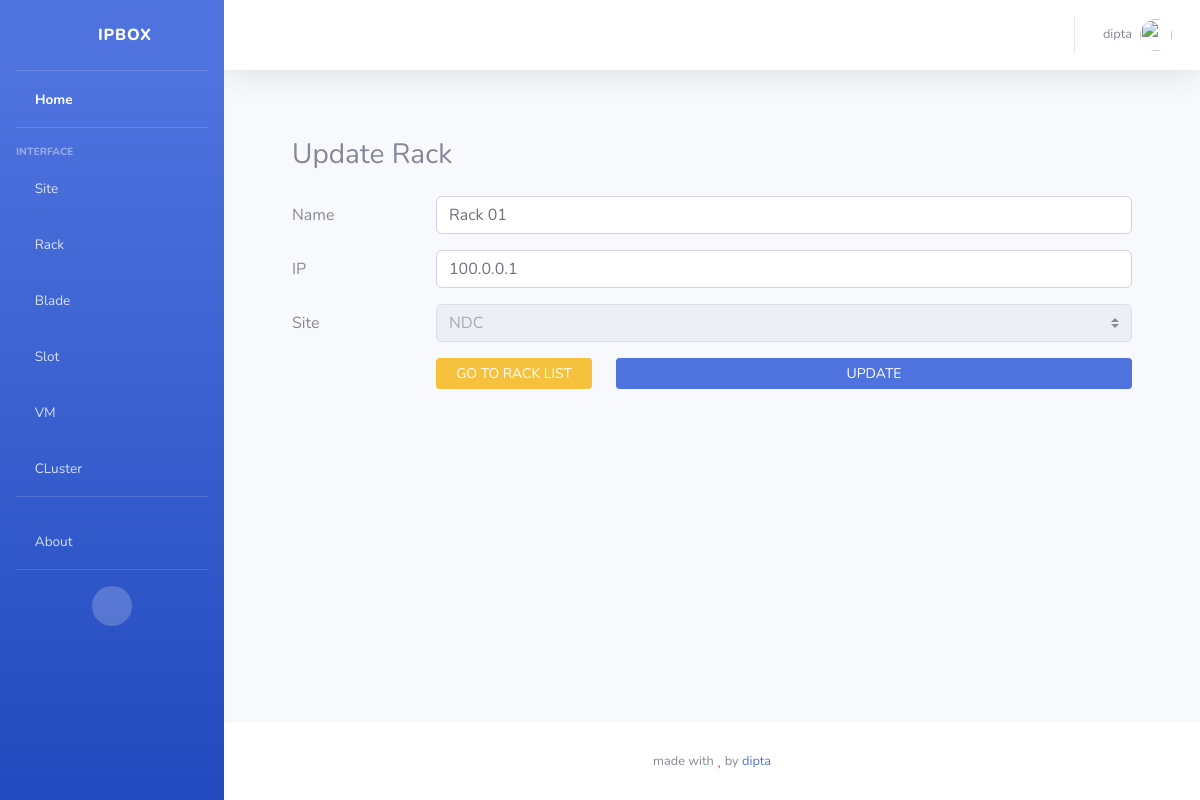
The page /racks/update/1 (signed in) on the database its author committed.
### rackapp/models.py (models this page shows, shortened)
class Rack(models.Model):
  name  = models.CharField(max_length=128)
  ip    = models.GenericIPAddressField()
  site  = models.ForeignKey(Site, related_name="racks", on_delete=models.CASCADE)
  class Meta:
    verbose_name_plural = "Racks"

### siteapp/models.py (models this page shows, shortened)
class Site(models.Model):
  name = models.CharField(max_length=128)
  class Meta:
    verbose_name_plural = "Sites"

### rackapp/views.py (the view, shortened to what this page needs)
# urls.py: path('update/<id>', views.rackUpdate, name='rack_update'),
@login_required(login_url='accountsapp:login')
def rackUpdate(request, id):
  if not adminUser(request.user):
    return HttpResponseRedirect(reverse('homepage'))
  rack = Rack.objects.get(pk=id)
  context = {
    'rack': rack,
    'sites': Site.objects.all()
  }
  return render(request, 'rackapp/rack_update.html', context=context)

### accounts/views.py (called while the page is built)
def generalUser(user):
    res = False
    try:
        if user is None:
            raise ValueError('User Not Found!')
        if not user.is_active:
            raise ValueError('User Not Active!')
        if user.is_authenticated:
            res = True
    except Exception as err:
        pass
    return res

def adminUser(user):
    res = False
    try:
        if generalUser(user):
            if user.is_superuser or user.is_staff:
                res = True
    except Exception as err:
        pass
    return res

### rackapp/templates/rackapp/rack_update.html (shortened to what this page needs)
{% extends 'sbadmin/base.html' %} {% load static %} {% block content %}
<div class="card-body">
  <div class="container my-4">
    <h3 class="my-4">Update Rack</h3>
    <form method="POST" action="{% url 'rackapp:rack_update' rack.id %}">
      <div class="form-group row">
        <label for="rackname" class="col-sm-2 col-form-label">Name</label>
        <div class="col">
          <input
            type="text"
            class="form-control"
            value="{{ rack.name }}"
            id="rackname"
            name="rackname"
            required
          />
        </div>
      </div>
      <div class="form-group row">
        <label for="rackip" class="col-sm-2 col-form-label">IP</label>
        <div class="col">
          <input
            type="text"
            class="form-control"
            value="{{ rack.ip }}"
            id="rackip"
            name="rackip"
            required
          />
        </div>
      </div>
      <div class="form-group row">
        <label for="site" class="col-sm-2 col-form-label">Site</label>
        <div class="col">
          <select class="custom-select" id="site" name="site" disabled required>
            {% for site in sites %}
              <option value="{{ site.id }}" {% if rack.site.id == site.id %} selected {% endif %}>{{ site.name }}</option>
            {% endfor %}
          </select>
        </div>
      </div>
      <div class="form-group row">
        <div class="col-sm-2"></div>
        <div class="col">
          <div class="row">
            <div class="col-3">
              <a href="{% url 'rackapp:racks' %}" class="btn btn-warning btn-sm btn-block"
                >GO TO RACK LIST</a
              >
            </div>
            <div class="col">
              <button type="submit" class="btn btn-primary btn-sm btn-block">
                UPDATE
              </button>
            </div>
          </div>
        </div>
      </div>
    </form>
  </div>
</div>
{% endblock content %}

### templates/sbadmin/components/navbar.html (shortened to what this page needs)
{% load static %}
<nav class="navbar navbar-expand navbar-light bg-white topbar mb-4 static-top shadow">
  <ul class="navbar-nav ml-auto">
    {% if user.is_authenticated %}
    <li class="nav-item dropdown no-arrow">
      <a
        class="nav-link dropdown-toggle"
        href="#"
        id="userDropdown"
        role="button"
        data-toggle="dropdown"
        aria-haspopup="true"
        aria-expanded="false"
      >
        <span class="mr-2 d-none d-lg-inline text-gray-600 small">
          {{user.username}}
        </span>
        <img
          class="img-profile rounded-circle"
          src="{% static 'themes/sbadmin/img/undraw_profile.svg' %}"
        />
      </a>
    </li>
    {% endif %}
  </ul>
</nav>

### rows shown on the page
Rack: rackname "Rack 01", rackip "100.0.0.1", site "NDC"

### other values the page prints
{{ user.username }} "dipta"
